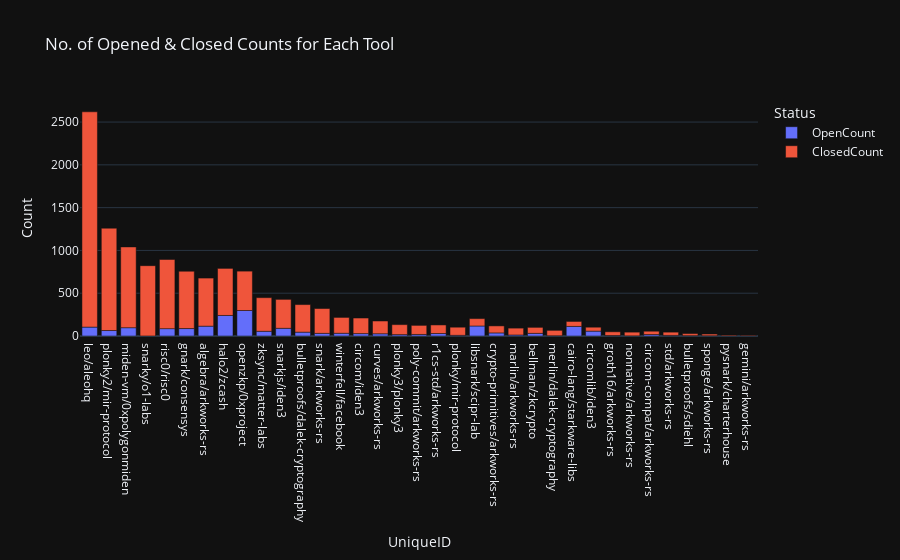

Write notebook code for a chart like this one.
### Markdown cell above
#### No. of Open & Closed Issues

### Code cell
open_closed = open_issues.merge(closed, left_on='UniqueID', right_on='UniqueID')
open_closed.sort_values(by='ClosedCount', inplace=True, ascending=False)

fig = px.bar(open_closed, x='UniqueID', y=['OpenCount', 'ClosedCount'],
             title='No. of Opened & Closed Counts for Each Tool',
             labels={'value': 'Count', 'variable': 'Status'},
             template='plotly_dark')

fig.show()

### Figure 1 — Plotly figure (JSON) as saved in the notebook; plotly's stock layout.template omitted (floating-point values rounded to 4 significant figures)
{"data": [{"alignmentgroup": "True", "hovertemplate": "Status=OpenCount<br>UniqueID=%{x}<br>Count=%{y}<extra></extra>", "legendgroup": "OpenCount", "marker": {"color": "#636efa", "pattern": {"shape": ""}}, "name": "OpenCount", "offsetgroup": "OpenCount", "orientation": "v", "showlegend": true, "textposition": "auto", "type": "bar", "x": ["leo/aleohq", "plonky2/mir-protocol", "miden-vm/0xpolygonmiden", "snarky/o1-labs", "risc0/risc0", "gnark/consensys", "algebra/arkworks-rs", "halo2/zcash", "openzkp/0xproject", "zksync/matter-labs", "snarkjs/iden3", "bulletproofs/dalek-cryptography", "snark/arkworks-rs", "winterfell/facebook", "circom/iden3", "curves/arkworks-rs", "plonky3/plonky3", "poly-commit/arkworks-rs", "r1cs-std/arkworks-rs", "plonky/mir-protocol", "libsnark/scipr-lab", "crypto-primitives/arkworks-rs", "marlin/arkworks-rs", "bellman/zkcrypto", "merlin/dalek-cryptography", "cairo-lang/starkware-libs", "circomlib/iden3", "groth16/arkworks-rs", "nonnative/arkworks-rs", "circom-compat/arkworks-rs", "std/arkworks-rs", "bulletproofs/sdiehl", "sponge/arkworks-rs", "pysnark/charterhouse", "gemini/arkworks-rs"], "xaxis": "x", "y": [104, 64, 97, 1, 86, 87, 115, 240, 298, 55, 90, 45, 31, 32, 28, 26, 16, 18, 29, 8, 117, 36, 12, 31, 3, 112, 57, 6, 2, 17, 7, 4, 3, 2, 3], "yaxis": "y"}, {"alignmentgroup": "True", "hovertemplate": "Status=ClosedCount<br>UniqueID=%{x}<br>Count=%{y}<extra></extra>", "legendgroup": "ClosedCount", "marker": {"color": "#EF553B", "pattern": {"shape": ""}}, "name": "ClosedCount", "offsetgroup": "ClosedCount", "orientation": "v", "showlegend": true, "textposition": "auto", "type": "bar", "x": ["leo/aleohq", "plonky2/mir-protocol", "miden-vm/0xpolygonmiden", "snarky/o1-labs", "risc0/risc0", "gnark/consensys", "algebra/arkworks-rs", "halo2/zcash", "openzkp/0xproject", "zksync/matter-labs", "snarkjs/iden3", "bulletproofs/dalek-cryptography", "snark/arkworks-rs", "winterfell/facebook", "circom/iden3", "curves/arkworks-rs", "plonky3/plonky3", "poly-commit/arkworks-rs", "r1cs-std/arkworks-rs", "plonky/mir-protocol", "libsnark/scipr-lab", "crypto-primitives/arkworks-rs", "marlin/arkworks-rs", "bellman/zkcrypto", "merlin/dalek-cryptography", "cairo-lang/starkware-libs", "circomlib/iden3", "groth16/arkworks-rs", "nonnative/arkworks-rs", "circom-compat/arkworks-rs", "std/arkworks-rs", "bulletproofs/sdiehl", "sponge/arkworks-rs", "pysnark/charterhouse", "gemini/arkworks-rs"], "xaxis": "x", "y": [2516, 1196, 944, 821, 808, 670, 562, 550, 460, 393, 338, 322, 290, 185, 182, 149, 117, 106, 100, 95, 86, 82, 80, 70, 63, 58, 46, 43, 43, 39, 38, 24, 20, 9, 7], "yaxis": "y"}], "layout": {"barmode": "relative", "legend": {"title": {"text": "Status"}, "tracegroupgap": 0}, "title": {"text": "No. of Opened & Closed Counts for Each Tool"}, "xaxis": {"anchor": "y", "domain": [0, 1], "title": {"text": "UniqueID"}}, "yaxis": {"anchor": "x", "domain": [0, 1], "title": {"text": "Count"}}}}
